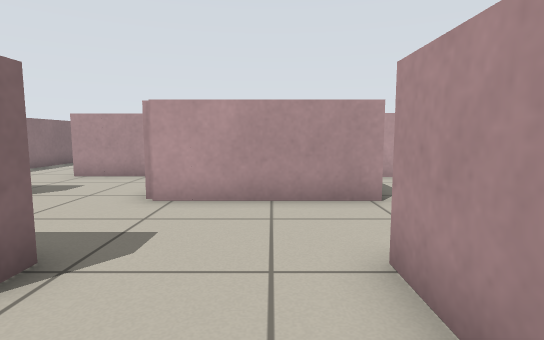
View 1 (above)

24 first-person views from a walk through a world built for the Player/Stage simulator. The camera is 0.65 m above the floor, tilts 6° down and sees 80° across. Floor lines are 1 m apart. The floor is counted in squares, 0.5 m on a side. Each view is taken from the middle of a square. On the plan, view 1 faces up. The plan holds only what a view shows up to about 14 squares ahead; the rest is blank. The place goes on beyond the plan. The robots in the file are not drawn.

View 2
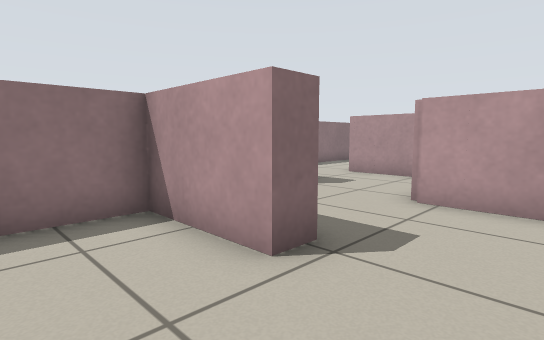

View 3
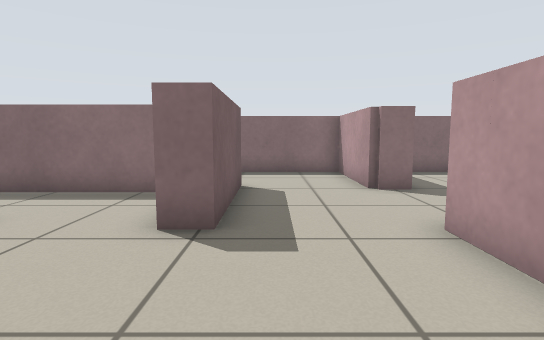

View 4
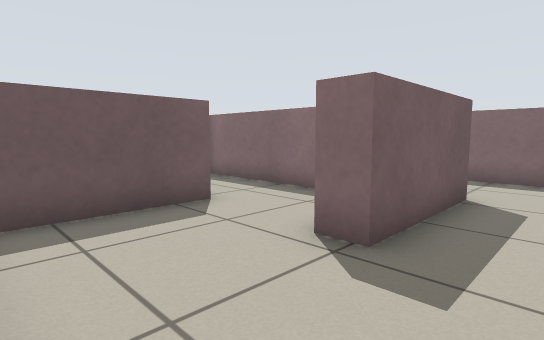

View 5
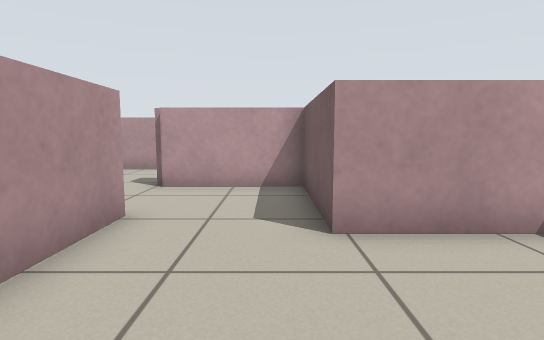

View 6
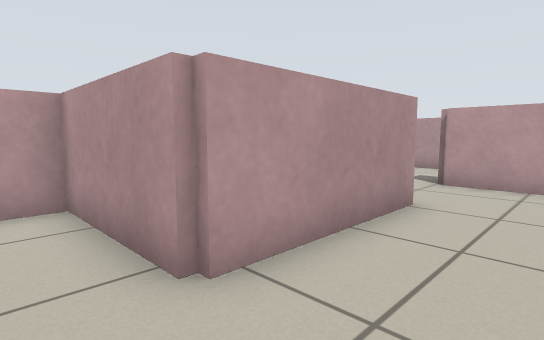

View 7
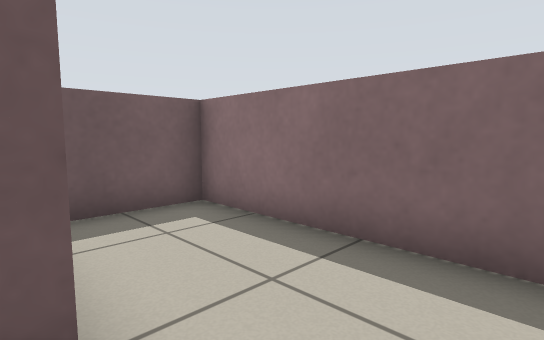

View 8
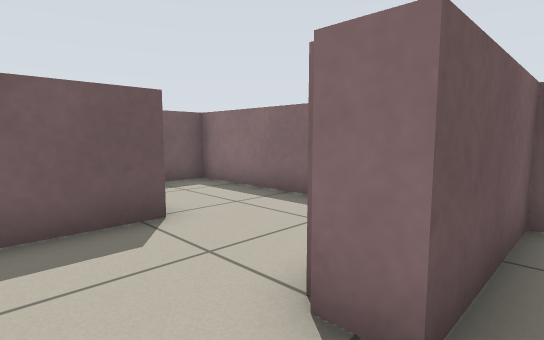

View 9
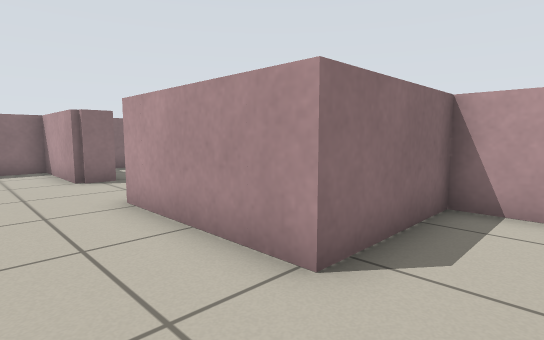

View 10
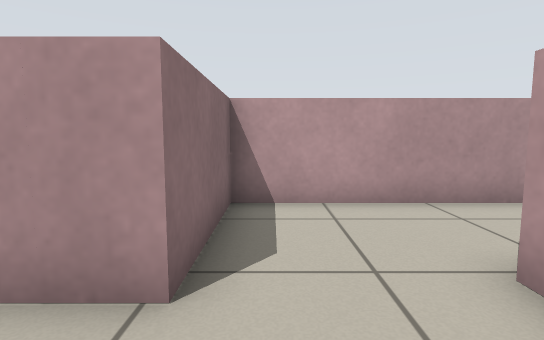

View 11
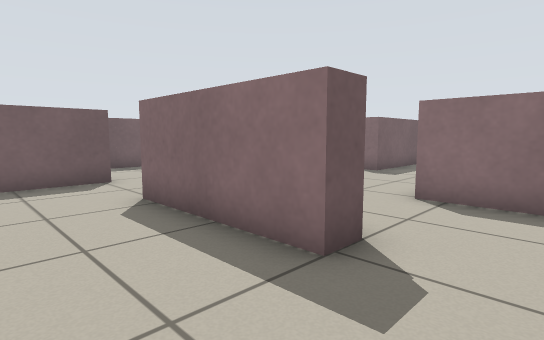

View 12
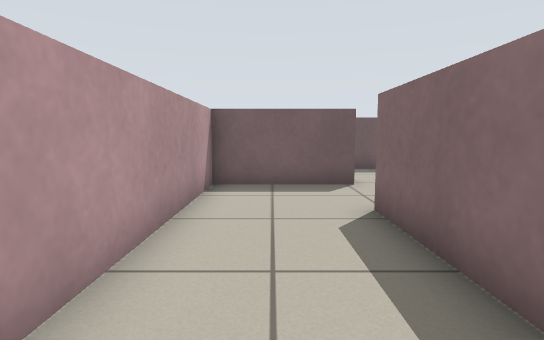

View 13
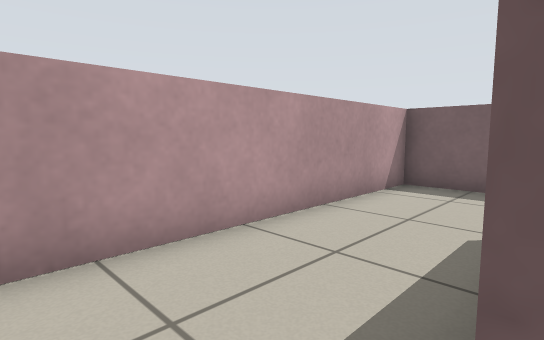

View 14
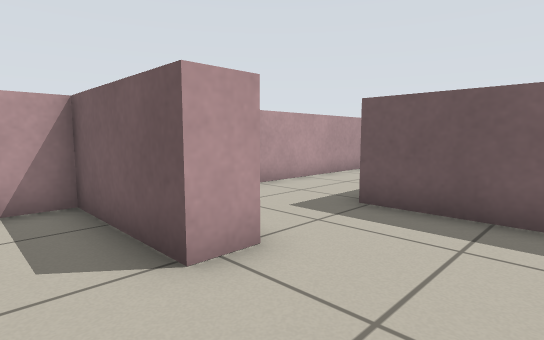

View 15
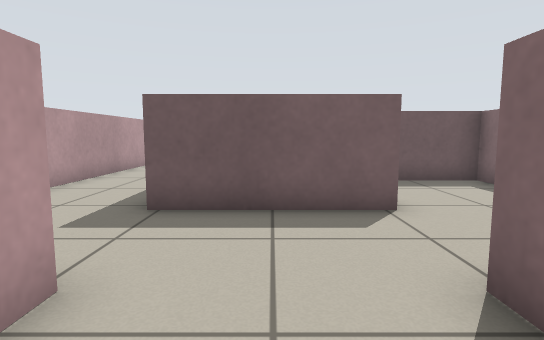

View 16
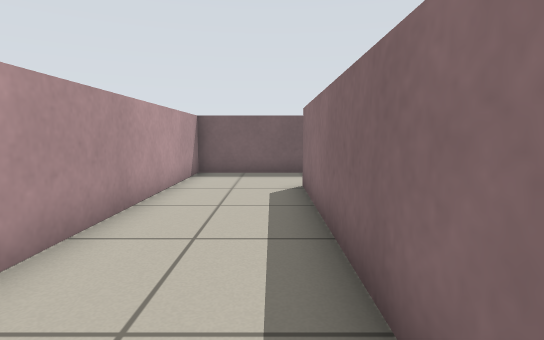

View 17
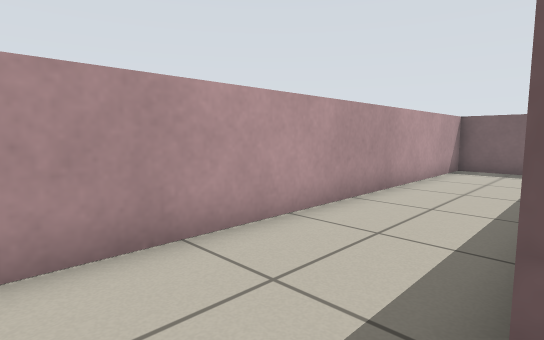

View 18
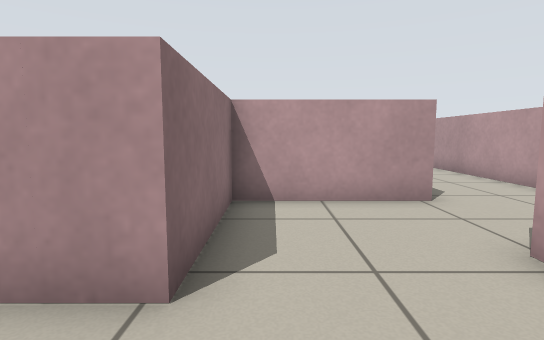

View 19
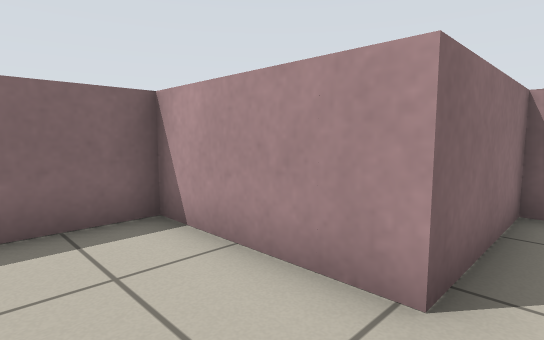

View 20
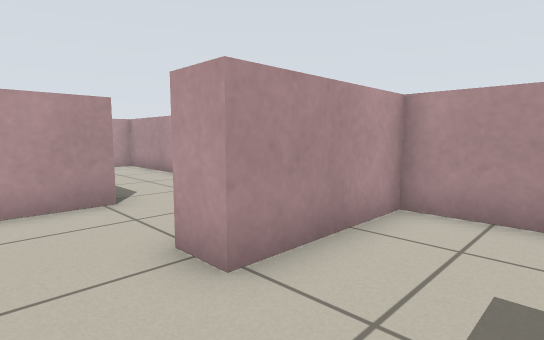

View 21
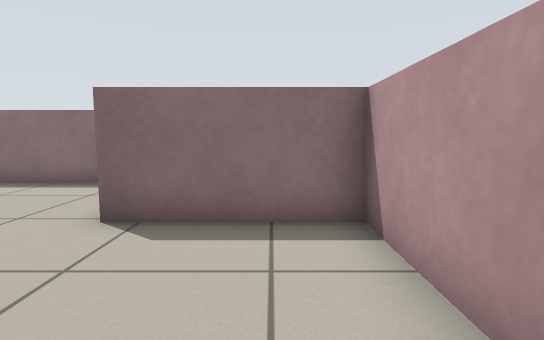

View 22
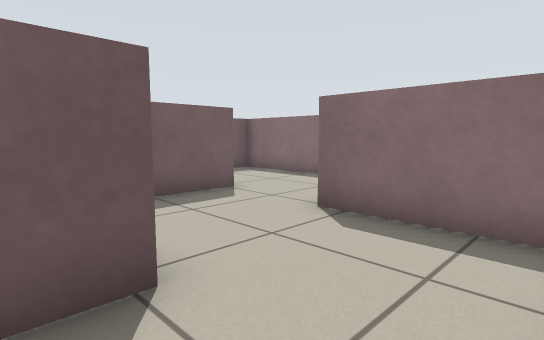

View 23
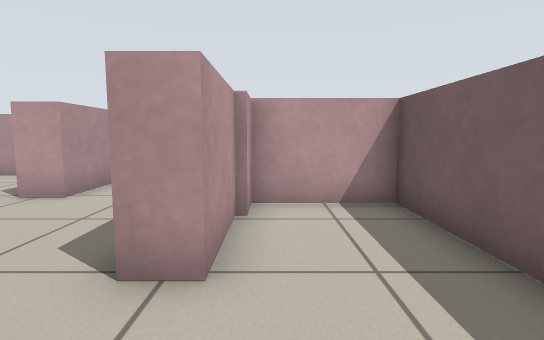

View 24
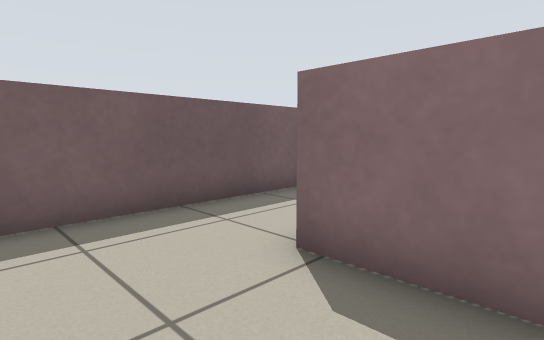

### Floor plan
Points are (right, up) in squares from view 1. A wall is a line through its corners. A room is listed if a view was taken in it or the views show most of it. See-through windows are left out.
Room 1 (views 1, 2)
walls: (-2.4, 2.4) (-3.6, 2.4); (-2.9, -0.6) (0.6, -0.6); (1.2, 0.4) (1.2, 1.6)
ways out: opening at (-1, 2.5) to room 3; opening at (-3, 0.5)
Room 2 (views 3, 4, 9, 10)
walls: (2.2, 6.4) (0.5, 6.4); (1.2, 3.2) (5.2, 3.2) (5.2, 5.6)
ways out: opening at (1.5, 4.5) to room 3; opening at (3.5, 6.5) to room 11
Room 3 (view 5)
walls: (-3.6, 3.2) (-2.4, 3.2) (-2.4, 2.4); (0.5, 6.4) (-2.6, 6.4); (1.2, 1.6) (1.2, 3.2)
ways out: opening at (-1, 2.5) to room 1; opening at (1.5, 4.5) to room 2; opening at (-3, 4.5) to room 4
Room 4 (views 6, 7, 8)
walls: (-5.8, 7.4) (-5.8, 6.4); (-2.6, 6.4) (-2.6, 10.4) (-6.5, 10.4); (-6.5, 3.2) (-3.6, 3.2)
ways out: opening at (-3, 4.5) to room 3; opening at (-6, 4.5) to room 10; opening at (-6, 8.5)
Room 5 (views 11, 12, 13, 21, 22)
walls: (5.2, 7) (6.2, 7) (6.2, 2.4); (5.8, -0.6) (9.6, -0.6) (9.6, 10.2) (4.4, 10.2)
ways out: opening at (6, 0.5) to room 6; opening at (5.5, 8.5) to room 11
Room 6 (views 14, 15)
walls: (5.8, -1.6) (5.8, -0.6); (6.2, 2.4) (2.2, 2.4) (2.2, -1.6)
ways out: opening at (6, 0.5) to room 5; opening at (4, -1.5) to room 8
Room 7 (views 16, 17, 24)
walls: (6.2, -5.9) (6.2, -13.5); (4.6, -16.4) (9.6, -16.4) (9.6, -1.6) (5.8, -1.6)
ways out: opening at (6, -3.5) to room 8; opening at (5.5, -14.5)
Room 8 (views 18, 19, 20)
walls: (1.8, -4.6) (6.2, -4.6)
ways out: opening at (4, -1.5) to room 6; opening at (6, -3.5) to room 7; opening at (2, -3.5) to room 12
Room 9 (view 23)
walls: (4.2, -5.4) (1.8, -5.4) (1.8, -4.6); (-2, -4.5) (-2, -8.4) (5.2, -8.4) (5.2, -5.6) (4.1, -5.6)
ways out: opening at (0, -5) to room 12
Room 10 (no view inside)
walls: (-5.8, 6.4) (-9.6, 6.4) (-9.6, -0.6) (-7.1, -0.6)
ways out: opening at (-6, 4.5) to room 4
Room 11 (no view inside)
walls: (4.4, 10.2) (2.2, 10.2) (2.2, 6.4); (5.2, 5.6) (5.2, 7)
ways out: opening at (3.5, 6.5) to room 2; opening at (5.5, 8.5) to room 5
Room 12 (no view inside)
walls: (2.2, -1.6) (-2, -1.6) (-2, -4.5)
ways out: opening at (2, -3.5) to room 8; opening at (0, -5) to room 9

Where each view was taken, in squares from view 1:
view 1: 0 up, 0 right, facing up
view 2: 0 up, 0 right, facing up-left
view 3: 4 up, 2 right, facing left
view 4: 5 up, 1 right, facing down-left
view 5: 4 up, 3 left, facing right
view 6: 4 up, 4 left, facing up-right
view 7: 5 up, 6 left, facing down-left
view 8: 8 up, 4 left, facing down-left
view 9: 4 up, 4 right, facing up-left
view 10: 4 up, 3 right, facing up
view 11: 9 up, 9 right, facing down-left
view 12: 8 up, 8 right, facing down
view 13: 8 up, 6 right, facing down-right
view 14: 1 up, 3 right, facing down-right
view 15: 1 up, 4 right, facing down
view 16: 5 down, 7 right, facing down
view 17: 3 down, 6 right, facing down-right
view 18: 4 down, 3 right, facing up
view 19: 4 down, 3 right, facing up-left
view 20: 4 down, 4 right, facing up-right
view 21: 1 up, 7 right, facing left
view 22: 2 up, 7 right, facing down-left
view 23: 6 down, 1 left, facing right
view 24: 11 down, 9 right, facing down-left
